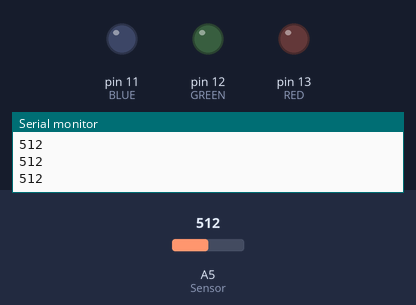
A sketch run on a simulated Arduino Uno, built with avr-gcc and run on an emulated ATmega328P. On the bench: output pins drawn as LEDs (lit = HIGH), the last lines printed to the serial monitor. Dashed ring = blinking. The test bench sets the inputs (shaded band); at power-on: A5 (Sensor) = 512.

Above: at 1.2 s.
1.3 s: A5 (Sensor) set to 53
2.8 s: A5 (Sensor) set to 46
At 3.2 s:
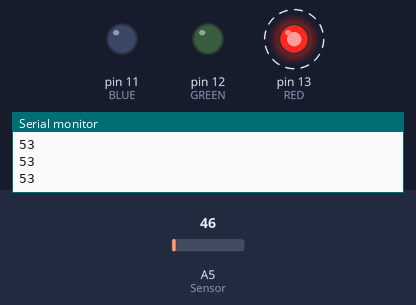
5.8 s: A5 (Sensor) set to 122
At 7.0 s:
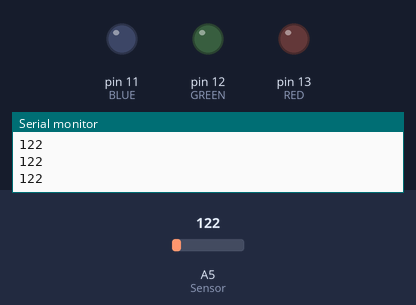
7.3 s: A5 (Sensor) set to 40
At 8.2 s:
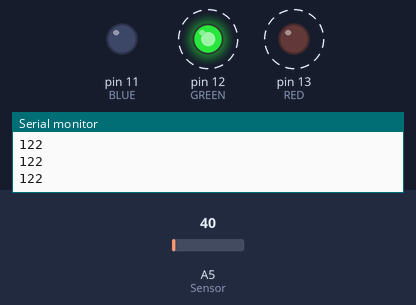
Timing chart, 0 to 11.3 s (numbered marks = the images above; inputs shaded):
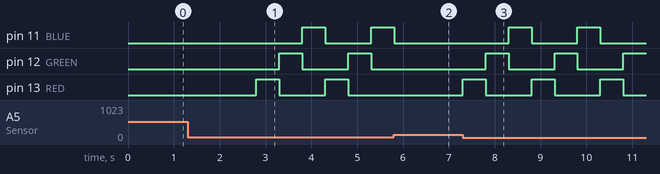

The sketch:

Tracking_Sensor_sketch_sep13a.ino
```cpp
const int RED=13;
const int GREEN=12;
const int BLUE=11;
int Sensor=A5;
int SensorValue=0;
void red_light()
{
  digitalWrite(RED, HIGH);
  digitalWrite(GREEN, LOW);
  digitalWrite(BLUE, LOW);
}

void green_light()
{
  digitalWrite(RED, LOW);
  digitalWrite(GREEN, HIGH);
  digitalWrite(BLUE, LOW);
}

void blue_light()
{
  digitalWrite(RED, LOW);
  digitalWrite(GREEN, LOW);
  digitalWrite(BLUE, HIGH);
}
void off()
{
  digitalWrite(RED, LOW);
  digitalWrite(GREEN, LOW);
  digitalWrite(BLUE, LOW);
}
void led()
{
  red_light();
  delay(500);
  green_light();
  delay(500);
  blue_light();
  delay(500);
}
void setup() {
  pinMode(RED,OUTPUT);
  pinMode(GREEN,OUTPUT);
  pinMode(BLUE,OUTPUT);
  pinMode(Sensor,INPUT);
  Serial.begin(9600);
}

void loop() {
  SensorValue=analogRead(Sensor);
  if(SensorValue<50&&SensorValue<500)
  {
    led();
    Serial.println(SensorValue,DEC);
  }
  else(SensorValue>500&&SensorValue>1023);
  {
    off();
    Serial.println(SensorValue,DEC);
  }
}
```

Measured:
- the behaviour switches between 50 and 49 on A5 (Sensor) (found by bisection; images 0 and 1)
- after the input at 2.8 s, pin 11 (BLUE): LOW → HIGH after 1.0 s, → LOW 0.50 s later, → HIGH 1.0 s later; pin 12 (GREEN): alternates HIGH for 0.50 s and LOW for 1.0 s, starting after 0.50 s; pin 13 (RED): alternates HIGH for 0.50 s and LOW for 1.0 s, starting at once
- after the input at 5.8 s, pin 11 (BLUE): goes on until 5.8 s, then stays LOW; pin 12 (GREEN): stays LOW (without the input it goes to HIGH after 0.50 s); pin 13 (RED): stays LOW (without the input it goes to HIGH after 0.00 s)
- after the input at 7.3 s, pin 11 (BLUE): alternates HIGH for 0.50 s and LOW for 1.0 s, starting after 1.0 s; pin 12 (GREEN): alternates HIGH for 0.50 s and LOW for 1.0 s, starting after 0.50 s; pin 13 (RED): alternates HIGH for 0.50 s and LOW for 1.0 s, starting at once
